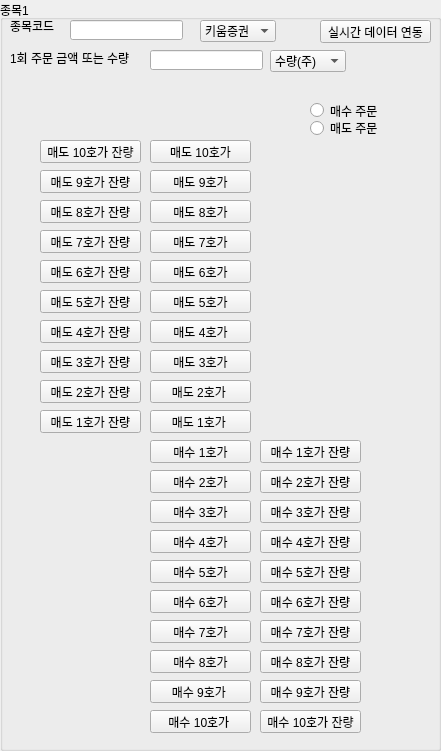
   <widget class="QGroupBox" name="groupBox">
    <property name="geometry">
     <rect>
      <x>20</x>
      <y>20</y>
      <width>441</width>
      <height>751</height>
     </rect>
    </property>
    <property name="title">
     <string>종목1</string>
    </property>
    <widget class="QLabel" name="label">
     <property name="geometry">
      <rect>
       <x>10</x>
       <y>20</y>
       <width>56</width>
       <height>12</height>
      </rect>
     </property>
     <property name="text">
      <string>종목코드</string>
     </property>
    </widget>
    <widget class="QLineEdit" name="lineEdit">
     <property name="geometry">
      <rect>
       <x>70</x>
       <y>20</y>
       <width>113</width>
       <height>20</height>
      </rect>
     </property>
    </widget>
    <widget class="QLineEdit" name="lineEdit_2">
     <property name="geometry">
      <rect>
       <x>150</x>
       <y>50</y>
       <width>113</width>
       <height>20</height>
      </rect>
     </property>
    </widget>
    <widget class="QLabel" name="label_2">
     <property name="geometry">
      <rect>
       <x>10</x>
       <y>50</y>
       <width>141</width>
       <height>16</height>
      </rect>
     </property>
     <property name="text">
      <string>1회 주문 금액 또는 수량</string>
     </property>
    </widget>
    <widget class="QRadioButton" name="radioButton">
     <property name="geometry">
      <rect>
       <x>310</x>
       <y>100</y>
       <width>101</width>
       <height>21</height>
      </rect>
     </property>
     <property name="text">
      <string>매수 주문</string>
     </property>
    </widget>
    <widget class="QRadioButton" name="radioButton_2">
     <property name="geometry">
      <rect>
       <x>310</x>
       <y>120</y>
       <width>90</width>
       <height>16</height>
      </rect>
     </property>
     <property name="text">
      <string>매도 주문</string>
     </property>
    </widget>
    <widget class="QComboBox" name="comboBox">
     <property name="geometry">
      <rect>
       <x>270</x>
       <y>50</y>
       <width>76</width>
       <height>22</height>
      </rect>
     </property>
     <item>
      <property name="text">
       <string>수량(주)</string>
      </property>
     </item>
     <item>
      <property name="text">
       <string>금액(원)</string>
      </property>
     </item>
     <item>
      <property name="text">
       <string>금액(달러)</string>
      </property>
     </item>
    </widget>
    <widget class="QPushButton" name="pushButton">
     <property name="geometry">
      <rect>
       <x>40</x>
       <y>140</y>
       <width>101</width>
       <height>23</height>
      </rect>
     </property>
     <property name="text">
      <string>매도 10호가 잔량</string>
     </property>
    </widget>
    <widget class="QPushButton" name="pushButton_2">
     <property name="geometry">
      <rect>
       <x>40</x>
       <y>170</y>
       <width>101</width>
       <height>23</height>
      </rect>
     </property>
     <property name="text">
      <string>매도 9호가 잔량</string>
     </property>
    </widget>
    <widget class="QPushButton" name="pushButton_3">
     <property name="geometry">
      <rect>
       <x>40</x>
       <y>200</y>
       <width>101</width>
       <height>23</height>
      </rect>
     </property>
     <property name="text">
      <string>매도 8호가 잔량</string>
     </property>
    </widget>
    <widget class="QPushButton" name="pushButton_4">
     <property name="geometry">
      <rect>
       <x>40</x>
       <y>230</y>
       <width>101</width>
       <height>23</height>
      </rect>
     </property>
     <property name="text">
      <string>매도 7호가 잔량</string>
     </property>
    </widget>
    <widget class="QPushButton" name="pushButton_5">
     <property name="geometry">
      <rect>
       <x>40</x>
       <y>260</y>
       <width>101</width>
       <height>23</height>
      </rect>
     </property>
     <property name="text">
      <string>매도 6호가 잔량</string>
     </property>
    </widget>
    <widget class="QPushButton" name="pushButton_6">
     <property name="geometry">
      <rect>
       <x>40</x>
       <y>290</y>
       <width>101</width>
       <height>23</height>
      </rect>
     </property>
     <property name="text">
      <string>매도 5호가 잔량</string>
     </property>
    </widget>
    <widget class="QPushButton" name="pushButton_7">
     <property name="geometry">
      <rect>
       <x>40</x>
       <y>320</y>
       <width>101</width>
       <height>23</height>
      </rect>
     </property>
     <property name="text">
      <string>매도 4호가 잔량</string>
     </property>
    </widget>
    <widget class="QPushButton" name="pushButton_8">
     <property name="geometry">
      <rect>
       <x>40</x>
       <y>350</y>
       <width>101</width>
       <height>23</height>
      </rect>
     </property>
     <property name="text">
      <string>매도 3호가 잔량</string>
     </property>
    </widget>
    <widget class="QPushButton" name="pushButton_9">
     <property name="geometry">
      <rect>
       <x>40</x>
       <y>380</y>
       <width>101</width>
       <height>23</height>
      </rect>
     </property>
     <property name="text">
      <string>매도 2호가 잔량</string>
     </property>
    </widget>
    <widget class="QPushButton" name="pushButton_10">
     <property name="geometry">
      <rect>
       <x>40</x>
       <y>410</y>
       <width>101</width>
       <height>23</height>
      </rect>
     </property>
     <property name="text">
      <string>매도 1호가 잔량</string>
     </property>
    </widget>
    <widget class="QPushButton" name="pushButton_11">
     <property name="geometry">
      <rect>
       <x>150</x>
       <y>410</y>
       <width>101</width>
       <height>23</height>
      </rect>
     </property>
     <property name="text">
      <string>매도 1호가 </string>
     </property>
    </widget>
    <widget class="QPushButton" name="pushButton_12">
     <property name="geometry">
      <rect>
       <x>150</x>
       <y>380</y>
       <width>101</width>
       <height>23</height>
      </rect>
     </property>
     <property name="text">
      <string>매도 2호가 </string>
     </property>
    </widget>
    <widget class="QPushButton" name="pushButton_13">
     <property name="geometry">
      <rect>
       <x>150</x>
       <y>350</y>
       <width>101</width>
       <height>23</height>
      </rect>
     </property>
     <property name="text">
      <string>매도 3호가</string>
     </property>
    </widget>
    <widget class="QPushButton" name="pushButton_14">
     <property name="geometry">
      <rect>
       <x>150</x>
       <y>290</y>
       <width>101</width>
       <height>23</height>
      </rect>
     </property>
     <property name="text">
      <string>매도 5호가</string>
     </property>
    </widget>
    <widget class="QPushButton" name="pushButton_15">
     <property name="geometry">
      <rect>
       <x>150</x>
       <y>320</y>
       <width>101</width>
       <height>23</height>
      </rect>
     </property>
     <property name="text">
      <string>매도 4호가</string>
     </property>
    </widget>
    <widget class="QPushButton" name="pushButton_16">
     <property name="geometry">
      <rect>
       <x>150</x>
       <y>260</y>
       <width>101</width>
       <height>23</height>
      </rect>
     </property>
     <property name="text">
      <string>매도 6호가</string>
     </property>
    </widget>
    <widget class="QPushButton" name="pushButton_17">
     <property name="geometry">
      <rect>
       <x>150</x>
       <y>230</y>
       <width>101</width>
       <height>23</height>
      </rect>
     </property>
     <property name="text">
      <string>매도 7호가</string>
     </property>
    </widget>
    <widget class="QPushButton" name="pushButton_18">
     <property name="geometry">
      <rect>
       <x>150</x>
       <y>140</y>
       <width>101</width>
       <height>23</height>
      </rect>
     </property>
     <property name="text">
      <string>매도 10호가</string>
     </property>
    </widget>
    <widget class="QPushButton" name="pushButton_19">
     <property name="geometry">
      <rect>
       <x>150</x>
       <y>170</y>
       <width>101</width>
       <height>23</height>
      </rect>
     </property>
     <property name="text">
      <string>매도 9호가</string>
     </property>
    </widget>
    <widget class="QPushButton" name="pushButton_20">
     <property name="geometry">
      <rect>
       <x>150</x>
       <y>200</y>
       <width>101</width>
       <height>23</height>
      </rect>
     </property>
     <property name="text">
      <string>매도 8호가</string>
     </property>
    </widget>
    <widget class="QPushButton" name="pushButton_21">
     <property name="geometry">
      <rect>
       <x>150</x>
       <y>500</y>
       <width>101</width>
       <height>23</height>
      </rect>
     </property>
     <property name="text">
      <string>매수 3호가</string>
     </property>
    </widget>
    <widget class="QPushButton" name="pushButton_22">
     <property name="geometry">
      <rect>
       <x>150</x>
       <y>560</y>
       <width>101</width>
       <height>23</height>
      </rect>
     </property>
     <property name="text">
      <string>매수 5호가</string>
     </property>
    </widget>
    <widget class="QPushButton" name="pushButton_23">
     <property name="geometry">
      <rect>
       <x>150</x>
       <y>530</y>
       <width>101</width>
       <height>23</height>
      </rect>
     </property>
     <property name="text">
      <string>매수 4호가</string>
     </property>
    </widget>
    <widget class="QPushButton" name="pushButton_24">
     <property name="geometry">
      <rect>
       <x>260</x>
       <y>530</y>
       <width>101</width>
       <height>23</height>
      </rect>
     </property>
     <property name="text">
      <string>매수 4호가 잔량</string>
     </property>
    </widget>
    <widget class="QPushButton" name="pushButton_25">
     <property name="geometry">
      <rect>
       <x>260</x>
       <y>470</y>
       <width>101</width>
       <height>23</height>
      </rect>
     </property>
     <property name="text">
      <string>매수 2호가 잔량</string>
     </property>
    </widget>
    <widget class="QPushButton" name="pushButton_26">
     <property name="geometry">
      <rect>
       <x>260</x>
       <y>650</y>
       <width>101</width>
       <height>23</height>
      </rect>
     </property>
     <property name="text">
      <string>매수 8호가 잔량</string>
     </property>
    </widget>
    <widget class="QPushButton" name="pushButton_27">
     <property name="geometry">
      <rect>
       <x>150</x>
       <y>650</y>
       <width>101</width>
       <height>23</height>
      </rect>
     </property>
     <property name="text">
      <string>매수 8호가</string>
     </property>
    </widget>
    <widget class="QPushButton" name="pushButton_28">
     <property name="geometry">
      <rect>
       <x>150</x>
       <y>710</y>
       <width>101</width>
       <height>23</height>
      </rect>
     </property>
     <property name="text">
      <string>매수 10호가 </string>
     </property>
    </widget>
    <widget class="QPushButton" name="pushButton_29">
     <property name="geometry">
      <rect>
       <x>260</x>
       <y>710</y>
       <width>101</width>
       <height>23</height>
      </rect>
     </property>
     <property name="text">
      <string>매수 10호가 잔량</string>
     </property>
    </widget>
    <widget class="QPushButton" name="pushButton_30">
     <property name="geometry">
      <rect>
       <x>150</x>
       <y>440</y>
       <width>101</width>
       <height>23</height>
      </rect>
     </property>
     <property name="text">
      <string>매수 1호가</string>
     </property>
    </widget>
    <widget class="QPushButton" name="pushButton_31">
     <property name="geometry">
      <rect>
       <x>260</x>
       <y>500</y>
       <width>101</width>
       <height>23</height>
      </rect>
     </property>
     <property name="text">
      <string>매수 3호가 잔량</string>
     </property>
    </widget>
    <widget class="QPushButton" name="pushButton_32">
     <property name="geometry">
      <rect>
       <x>260</x>
       <y>590</y>
       <width>101</width>
       <height>23</height>
      </rect>
     </property>
     <property name="text">
      <string>매수 6호가 잔량</string>
     </property>
    </widget>
    <widget class="QPushButton" name="pushButton_33">
     <property name="geometry">
      <rect>
       <x>150</x>
       <y>680</y>
       <width>101</width>
       <height>23</height>
      </rect>
     </property>
     <property name="text">
      <string>매수 9호가 </string>
     </property>
    </widget>
    <widget class="QPushButton" name="pushButton_34">
     <property name="geometry">
      <rect>
       <x>150</x>
       <y>620</y>
       <width>101</width>
       <height>23</height>
      </rect>
     </property>
     <property name="text">
      <string>매수 7호가</string>
     </property>
    </widget>
    <widget class="QPushButton" name="pushButton_35">
     <property name="geometry">
      <rect>
       <x>150</x>
       <y>590</y>
       <width>101</width>
       <height>23</height>
      </rect>
     </property>
     <property name="text">
      <string>매수 6호가</string>
     </property>
    </widget>
    <widget class="QPushButton" name="pushButton_36">
     <property name="geometry">
      <rect>
       <x>260</x>
       <y>560</y>
       <width>101</width>
       <height>23</height>
      </rect>
     </property>
     <property name="text">
      <string>매수 5호가 잔량</string>
     </property>
    </widget>
    <widget class="QPushButton" name="pushButton_37">
     <property name="geometry">
      <rect>
       <x>260</x>
       <y>440</y>
       <width>101</width>
       <height>23</height>
      </rect>
     </property>
     <property name="text">
      <string>매수 1호가 잔량</string>
     </property>
    </widget>
    <widget class="QPushButton" name="pushButton_38">
     <property name="geometry">
      <rect>
       <x>260</x>
       <y>620</y>
       <width>101</width>
       <height>23</height>
      </rect>
     </property>
     <property name="text">
      <string>매수 7호가 잔량</string>
     </property>
    </widget>
    <widget class="QPushButton" name="pushButton_39">
     <property name="geometry">
      <rect>
       <x>150</x>
       <y>470</y>
       <width>101</width>
       <height>23</height>
      </rect>
     </property>
     <property name="text">
      <string>매수 2호가</string>
     </property>
    </widget>
    <widget class="QPushButton" name="pushButton_40">
     <property name="geometry">
      <rect>
       <x>260</x>
       <y>680</y>
       <width>101</width>
       <height>23</height>
      </rect>
     </property>
     <property name="text">
      <string>매수 9호가 잔량</string>
     </property>
    </widget>
    <widget class="QPushButton" name="pushButton_41">
     <property name="geometry">
      <rect>
       <x>320</x>
       <y>20</y>
       <width>111</width>
       <height>23</height>
      </rect>
     </property>
     <property name="text">
      <string>실시간 데이터 연동</string>
     </property>
    </widget>
    <widget class="QComboBox" name="comboBox_5">
     <property name="geometry">
      <rect>
       <x>200</x>
       <y>20</y>
       <width>76</width>
       <height>22</height>
      </rect>
     </property>
     <item>
      <property name="text">
       <string>키움증권</string>
      </property>
     </item>
     <item>
      <property name="text">
       <string>한국투자증권</string>
      </property>
     </item>
     <item>
      <property name="text">
       <string>대신증권</string>
      </property>
     </item>
     <item>
      <property name="text">
       <string>빗썸</string>
      </property>
     </item>
     <item>
      <property name="text">
       <string>BIKA</string>
      </property>
     </item>
     <item>
      <property name="text">
       <string>Trading View</string>
      </property>
     </item>
    </widget>
   </widget>
